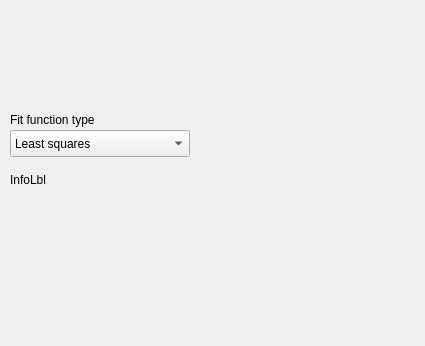
<ui version="4.0" stdsetdef="1" >
  <author></author>
  <comment></comment>
  <exportmacro></exportmacro>
  <class>QFitterWidget</class>
  <widget class="QWidget">
    <property name="geometry" >
      <rect>
        <x>0</x>
        <y>0</y>
        <width>425</width>
        <height>346</height>
      </rect>
    </property>
    <property name="windowTitle" >
      <string>QFitterWidget</string>
    </property>
    <widget class="QLabel" name="TextLabel2" >
      <property name="geometry" >
        <rect>
          <x>10</x>
          <y>110</y>
          <width>180</width>
          <height>20</height>
        </rect>
      </property>
      <property name="text" >
        <string>Fit function type</string>
      </property>
      <property name="wordWrap" >
        <bool>false</bool>
      </property>
    </widget>
    <widget class="QComboBox" name="FitFunctionTypeCmb" >
      <property name="geometry" >
        <rect>
          <x>10</x>
          <y>130</y>
          <width>180</width>
          <height>27</height>
        </rect>
      </property>
      <item>
        <property name="text" >
          <string>Least squares</string>
        </property>
      </item>
      <item>
        <property name="text" >
          <string>Chi square</string>
        </property>
      </item>
      <item>
        <property name="text" >
          <string>Chi Pearson</string>
        </property>
      </item>
      <item>
        <property name="text" >
          <string>Chi Neyman</string>
        </property>
      </item>
      <item>
        <property name="text" >
          <string>Chi gamma</string>
        </property>
      </item>
      <item>
        <property name="text" >
          <string>ML Poisson</string>
        </property>
      </item>
    </widget>
    <widget class="QLabel" name="InfoLbl" >
      <property name="geometry" >
        <rect>
          <x>10</x>
          <y>170</y>
          <width>220</width>
          <height>20</height>
        </rect>
      </property>
      <property name="text" >
        <string>InfoLbl</string>
      </property>
      <property name="wordWrap" >
        <bool>false</bool>
      </property>
    </widget>
  </widget>
  <layoutdefault spacing="6" margin="11" />
</ui>
